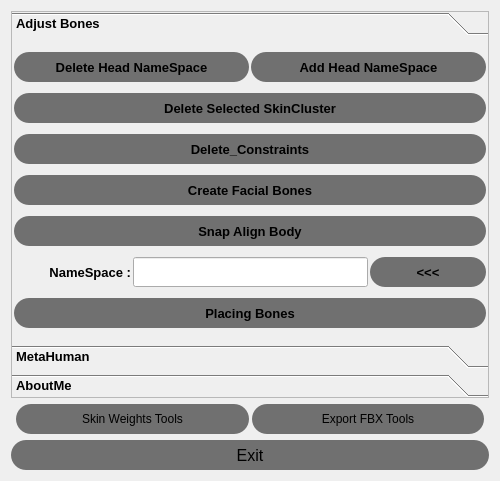
<?xml version="1.0" encoding="UTF-8"?>
<ui version="4.0">
 <class>Form_adjust_Bones</class>
 <widget class="QWidget" name="Form_adjust_Bones">
  <property name="geometry">
   <rect>
    <x>0</x>
    <y>0</y>
    <width>500</width>
    <height>481</height>
   </rect>
  </property>
  <property name="windowTitle">
   <string>Rigging By MetaHuman Tools</string>
  </property>
  <layout class="QGridLayout" name="gridLayout_2">
   <item row="1" column="0">
    <layout class="QGridLayout" name="gridLayout_8">
     <property name="leftMargin">
      <number>5</number>
     </property>
     <property name="rightMargin">
      <number>5</number>
     </property>
     <property name="horizontalSpacing">
      <number>3</number>
     </property>
     <item row="0" column="1">
      <widget class="QPushButton" name="pushButton_exportFbxTool">
       <property name="minimumSize">
        <size>
         <width>0</width>
         <height>30</height>
        </size>
       </property>
       <property name="styleSheet">
        <string notr="true">QPushButton {
    background-color: #707070; /* 默认背景颜色 */
	border-width: 0px;
	border-radius: 15px;
}

QPushButton:hover {
    background-color: rgba(0,0,200,60); /* 鼠标悬停颜色 */
}

QPushButton:pressed {
    background-color: rgba(0,0,0,180); /* 鼠标点击颜色 */
}
</string>
       </property>
       <property name="text">
        <string>Export FBX Tools</string>
       </property>
      </widget>
     </item>
     <item row="0" column="0">
      <widget class="QPushButton" name="pushButton_skinWeightsTool">
       <property name="minimumSize">
        <size>
         <width>0</width>
         <height>30</height>
        </size>
       </property>
       <property name="styleSheet">
        <string notr="true">QPushButton {
    background-color: #707070; /* 默认背景颜色 */
	border-width: 0px;
	border-radius: 15px;
}

QPushButton:hover {
    background-color: rgba(0,0,200,60); /* 鼠标悬停颜色 */
}

QPushButton:pressed {
    background-color: rgba(0,0,0,180); /* 鼠标点击颜色 */
}
</string>
       </property>
       <property name="text">
        <string>Skin Weights Tools</string>
       </property>
      </widget>
     </item>
    </layout>
   </item>
   <item row="0" column="0">
    <widget class="QToolBox" name="toolBox_RiggingTools">
     <property name="font">
      <font>
       <pointsize>10</pointsize>
       <weight>75</weight>
       <bold>true</bold>
      </font>
     </property>
     <property name="frameShape">
      <enum>QFrame::StyledPanel</enum>
     </property>
     <property name="frameShadow">
      <enum>QFrame::Sunken</enum>
     </property>
     <property name="currentIndex">
      <number>0</number>
     </property>
     <widget class="QWidget" name="page_adjust_Bones">
      <property name="geometry">
       <rect>
        <x>0</x>
        <y>0</y>
        <width>480</width>
        <height>297</height>
       </rect>
      </property>
      <property name="font">
       <font>
        <pointsize>10</pointsize>
        <weight>75</weight>
        <bold>true</bold>
       </font>
      </property>
      <attribute name="label">
       <string>Adjust Bones</string>
      </attribute>
      <layout class="QGridLayout" name="gridLayout">
       <property name="leftMargin">
        <number>2</number>
       </property>
       <property name="topMargin">
        <number>2</number>
       </property>
       <property name="rightMargin">
        <number>2</number>
       </property>
       <property name="bottomMargin">
        <number>2</number>
       </property>
       <property name="spacing">
        <number>2</number>
       </property>
       <item row="0" column="0" colspan="2">
        <widget class="QPushButton" name="pushButton_delete_nameSpace">
         <property name="minimumSize">
          <size>
           <width>0</width>
           <height>30</height>
          </size>
         </property>
         <property name="font">
          <font>
           <pointsize>10</pointsize>
           <weight>75</weight>
           <bold>true</bold>
          </font>
         </property>
         <property name="toolTip">
          <string>删除空间名称（DHIhead）</string>
         </property>
         <property name="styleSheet">
          <string notr="true">QPushButton {
    background-color: #707070; /* 默认背景颜色 */
	border-width: 0px;
	border-radius: 15px;
}

QPushButton:hover {
    background-color: rgba(0,0,200,60); /* 鼠标悬停颜色 */
}

QPushButton:pressed {
    background-color: rgba(0,0,0,180); /* 鼠标点击颜色 */
}
</string>
         </property>
         <property name="text">
          <string>Delete Head NameSpace</string>
         </property>
        </widget>
       </item>
       <item row="0" column="2" colspan="2">
        <widget class="QPushButton" name="pushButton_add_nameSpace">
         <property name="minimumSize">
          <size>
           <width>0</width>
           <height>30</height>
          </size>
         </property>
         <property name="font">
          <font>
           <pointsize>10</pointsize>
           <weight>75</weight>
           <bold>true</bold>
          </font>
         </property>
         <property name="toolTip">
          <string>删除空间名称（DHIhead）</string>
         </property>
         <property name="styleSheet">
          <string notr="true">QPushButton {
    background-color: #707070; /* 默认背景颜色 */
	border-width: 0px;
	border-radius: 15px;
}

QPushButton:hover {
    background-color: rgba(0,0,200,60); /* 鼠标悬停颜色 */
}

QPushButton:pressed {
    background-color: rgba(0,0,0,180); /* 鼠标点击颜色 */
}
</string>
         </property>
         <property name="text">
          <string>Add Head NameSpace</string>
         </property>
        </widget>
       </item>
       <item row="1" column="0" colspan="4">
        <widget class="QPushButton" name="pushButton_delete_selected_skinCluster">
         <property name="minimumSize">
          <size>
           <width>0</width>
           <height>30</height>
          </size>
         </property>
         <property name="font">
          <font>
           <pointsize>10</pointsize>
           <weight>75</weight>
           <bold>true</bold>
          </font>
         </property>
         <property name="toolTip">
          <string>删除选择模型的Skin Cluster</string>
         </property>
         <property name="styleSheet">
          <string notr="true">QPushButton {
    background-color: #707070; /* 默认背景颜色 */
	border-width: 0px;
	border-radius: 15px;
}

QPushButton:hover {
    background-color: rgba(0,0,200,60); /* 鼠标悬停颜色 */
}

QPushButton:pressed {
    background-color: rgba(0,0,0,180); /* 鼠标点击颜色 */
}
</string>
         </property>
         <property name="text">
          <string>Delete Selected SkinCluster</string>
         </property>
        </widget>
       </item>
       <item row="2" column="0" colspan="4">
        <widget class="QPushButton" name="pushButton_delete_constraints">
         <property name="minimumSize">
          <size>
           <width>0</width>
           <height>30</height>
          </size>
         </property>
         <property name="font">
          <font>
           <pointsize>10</pointsize>
           <weight>75</weight>
           <bold>true</bold>
          </font>
         </property>
         <property name="styleSheet">
          <string notr="true">QPushButton {
    background-color: #707070; /* 默认背景颜色 */
	border-width: 0px;
	border-radius: 15px;
}

QPushButton:hover {
    background-color: rgba(0,0,200,60); /* 鼠标悬停颜色 */
}

QPushButton:pressed {
    background-color: rgba(0,0,0,180); /* 鼠标点击颜色 */
}
</string>
         </property>
         <property name="text">
          <string>Delete_Constraints</string>
         </property>
        </widget>
       </item>
       <item row="3" column="0" colspan="4">
        <widget class="QPushButton" name="pushButton_createFacialBones">
         <property name="minimumSize">
          <size>
           <width>0</width>
           <height>30</height>
          </size>
         </property>
         <property name="font">
          <font>
           <pointsize>10</pointsize>
           <weight>75</weight>
           <bold>true</bold>
          </font>
         </property>
         <property name="styleSheet">
          <string notr="true">QPushButton {
    background-color: #707070; /* 默认背景颜色 */
	border-width: 0px;
	border-radius: 15px;
}

QPushButton:hover {
    background-color: rgba(0,0,200,60); /* 鼠标悬停颜色 */
}

QPushButton:pressed {
    background-color: rgba(0,0,0,180); /* 鼠标点击颜色 */
}
</string>
         </property>
         <property name="text">
          <string>Create Facial Bones</string>
         </property>
        </widget>
       </item>
       <item row="4" column="0" colspan="4">
        <widget class="QPushButton" name="pushButton_snapAlignBody">
         <property name="minimumSize">
          <size>
           <width>0</width>
           <height>30</height>
          </size>
         </property>
         <property name="font">
          <font>
           <pointsize>10</pointsize>
           <weight>75</weight>
           <bold>true</bold>
          </font>
         </property>
         <property name="styleSheet">
          <string notr="true">QPushButton {
    background-color: #707070; /* 默认背景颜色 */
	border-width: 0px;
	border-radius: 15px;
}

QPushButton:hover {
    background-color: rgba(0,0,200,60); /* 鼠标悬停颜色 */
}

QPushButton:pressed {
    background-color: rgba(0,0,0,180); /* 鼠标点击颜色 */
}
</string>
         </property>
         <property name="text">
          <string>Snap Align Body</string>
         </property>
        </widget>
       </item>
       <item row="5" column="0">
        <widget class="QLabel" name="label_4">
         <property name="minimumSize">
          <size>
           <width>0</width>
           <height>30</height>
          </size>
         </property>
         <property name="text">
          <string>NameSpace :</string>
         </property>
         <property name="alignment">
          <set>Qt::AlignRight|Qt::AlignTrailing|Qt::AlignVCenter</set>
         </property>
        </widget>
       </item>
       <item row="5" column="1" colspan="2">
        <widget class="QLineEdit" name="lineEdit_nameSpace">
         <property name="minimumSize">
          <size>
           <width>0</width>
           <height>30</height>
          </size>
         </property>
        </widget>
       </item>
       <item row="5" column="3">
        <widget class="QPushButton" name="pushButton_loadNameSpace">
         <property name="minimumSize">
          <size>
           <width>80</width>
           <height>30</height>
          </size>
         </property>
         <property name="font">
          <font>
           <pointsize>10</pointsize>
           <weight>75</weight>
           <bold>true</bold>
          </font>
         </property>
         <property name="styleSheet">
          <string notr="true">QPushButton {
    background-color: #707070; /* 默认背景颜色 */
	border-width: 0px;
	border-radius: 15px;
}

QPushButton:hover {
    background-color: rgba(0,0,200,60); /* 鼠标悬停颜色 */
}

QPushButton:pressed {
    background-color: rgba(0,0,0,180); /* 鼠标点击颜色 */
}
</string>
         </property>
         <property name="text">
          <string>&lt;&lt;&lt;</string>
         </property>
        </widget>
       </item>
       <item row="6" column="0" colspan="4">
        <widget class="QPushButton" name="pushButton_placBones">
         <property name="minimumSize">
          <size>
           <width>0</width>
           <height>30</height>
          </size>
         </property>
         <property name="font">
          <font>
           <pointsize>10</pointsize>
           <weight>75</weight>
           <bold>true</bold>
          </font>
         </property>
         <property name="styleSheet">
          <string notr="true">QPushButton {
    background-color: #707070; /* 默认背景颜色 */
	border-width: 0px;
	border-radius: 15px;
}

QPushButton:hover {
    background-color: rgba(0,0,200,60); /* 鼠标悬停颜色 */
}

QPushButton:pressed {
    background-color: rgba(0,0,0,180); /* 鼠标点击颜色 */
}
</string>
         </property>
         <property name="text">
          <string>Placing Bones</string>
         </property>
        </widget>
       </item>
      </layout>
     </widget>
     <widget class="QWidget" name="page_MetaHuman">
      <property name="geometry">
       <rect>
        <x>0</x>
        <y>0</y>
        <width>480</width>
        <height>297</height>
       </rect>
      </property>
      <property name="font">
       <font>
        <pointsize>10</pointsize>
        <weight>75</weight>
        <bold>true</bold>
       </font>
      </property>
      <attribute name="label">
       <string>MetaHuman</string>
      </attribute>
      <layout class="QGridLayout" name="gridLayout_3">
       <property name="leftMargin">
        <number>2</number>
       </property>
       <property name="topMargin">
        <number>2</number>
       </property>
       <property name="rightMargin">
        <number>2</number>
       </property>
       <property name="bottomMargin">
        <number>2</number>
       </property>
       <property name="spacing">
        <number>2</number>
       </property>
       <item row="0" column="0">
        <widget class="QLabel" name="label">
         <property name="text">
          <string>MetaHuman Path :</string>
         </property>
         <property name="alignment">
          <set>Qt::AlignRight|Qt::AlignTrailing|Qt::AlignVCenter</set>
         </property>
        </widget>
       </item>
       <item row="0" column="1">
        <widget class="QLineEdit" name="lineEdit_MetaHumanPath">
         <property name="minimumSize">
          <size>
           <width>0</width>
           <height>30</height>
          </size>
         </property>
         <property name="text">
          <string>C:/MetaHuman-DNA-Calibration-main</string>
         </property>
        </widget>
       </item>
       <item row="0" column="2">
        <widget class="QPushButton" name="pushButton_LoadMetaHumanPath">
         <property name="minimumSize">
          <size>
           <width>0</width>
           <height>30</height>
          </size>
         </property>
         <property name="font">
          <font>
           <pointsize>10</pointsize>
           <weight>75</weight>
           <bold>true</bold>
          </font>
         </property>
         <property name="styleSheet">
          <string notr="true">QPushButton {
    background-color: #707070; /* 默认背景颜色 */
	border-width: 0px;
	border-radius: 15px;
}

QPushButton:hover {
    background-color: rgba(0,0,200,60); /* 鼠标悬停颜色 */
}

QPushButton:pressed {
    background-color: rgba(0,0,0,180); /* 鼠标点击颜色 */
}
</string>
         </property>
         <property name="text">
          <string>&lt;&lt;&lt;</string>
         </property>
        </widget>
       </item>
       <item row="1" column="0">
        <widget class="QLabel" name="label_2">
         <property name="text">
          <string>DNA :</string>
         </property>
         <property name="alignment">
          <set>Qt::AlignRight|Qt::AlignTrailing|Qt::AlignVCenter</set>
         </property>
        </widget>
       </item>
       <item row="1" column="1">
        <widget class="QLineEdit" name="lineEdit_dnaPath">
         <property name="minimumSize">
          <size>
           <width>0</width>
           <height>30</height>
          </size>
         </property>
        </widget>
       </item>
       <item row="1" column="2">
        <widget class="QPushButton" name="pushButton_LoadDNAPath">
         <property name="minimumSize">
          <size>
           <width>0</width>
           <height>30</height>
          </size>
         </property>
         <property name="font">
          <font>
           <pointsize>10</pointsize>
           <weight>75</weight>
           <bold>true</bold>
          </font>
         </property>
         <property name="styleSheet">
          <string notr="true">QPushButton {
    background-color: #707070; /* 默认背景颜色 */
	border-width: 0px;
	border-radius: 15px;
}

QPushButton:hover {
    background-color: rgba(0,0,200,60); /* 鼠标悬停颜色 */
}

QPushButton:pressed {
    background-color: rgba(0,0,0,180); /* 鼠标点击颜色 */
}
</string>
         </property>
         <property name="text">
          <string>&lt;&lt;&lt;</string>
         </property>
        </widget>
       </item>
       <item row="2" column="0">
        <widget class="QLabel" name="label_3">
         <property name="text">
          <string>Character Name :</string>
         </property>
         <property name="alignment">
          <set>Qt::AlignRight|Qt::AlignTrailing|Qt::AlignVCenter</set>
         </property>
        </widget>
       </item>
       <item row="2" column="1">
        <widget class="QLineEdit" name="lineEdit_characterName">
         <property name="minimumSize">
          <size>
           <width>0</width>
           <height>30</height>
          </size>
         </property>
         <property name="alignment">
          <set>Qt::AlignBottom|Qt::AlignLeading|Qt::AlignLeft</set>
         </property>
        </widget>
       </item>
       <item row="2" column="2">
        <widget class="QPushButton" name="pushButton_saveDNA">
         <property name="minimumSize">
          <size>
           <width>80</width>
           <height>30</height>
          </size>
         </property>
         <property name="font">
          <font>
           <pointsize>10</pointsize>
           <weight>75</weight>
           <bold>true</bold>
          </font>
         </property>
         <property name="statusTip">
          <string/>
         </property>
         <property name="styleSheet">
          <string notr="true">QPushButton {
    background-color: #707070; /* 默认背景颜色 */
	border-width: 0px;
	border-radius: 15px;
}

QPushButton:hover {
    background-color: rgba(0,0,200,60); /* 鼠标悬停颜色 */
}

QPushButton:pressed {
    background-color: rgba(0,0,0,180); /* 鼠标点击颜色 */
}
</string>
         </property>
         <property name="text">
          <string>Save DNA</string>
         </property>
        </widget>
       </item>
       <item row="3" column="0" colspan="3">
        <widget class="Line" name="line_2">
         <property name="orientation">
          <enum>Qt::Horizontal</enum>
         </property>
        </widget>
       </item>
       <item row="4" column="0" colspan="3">
        <widget class="QPushButton" name="pushButton_remove_joints">
         <property name="minimumSize">
          <size>
           <width>0</width>
           <height>30</height>
          </size>
         </property>
         <property name="styleSheet">
          <string notr="true">QPushButton {
    background-color: #707070; /* 默认背景颜色 */
	border-width: 0px;
	border-radius: 15px;
}

QPushButton:hover {
    background-color: rgba(0,0,200,60); /* 鼠标悬停颜色 */
}

QPushButton:pressed {
    background-color: rgba(0,0,0,180); /* 鼠标点击颜色 */
}
</string>
         </property>
         <property name="text">
          <string>Remove Joints</string>
         </property>
        </widget>
       </item>
       <item row="5" column="0" colspan="3">
        <widget class="Line" name="line">
         <property name="orientation">
          <enum>Qt::Horizontal</enum>
         </property>
        </widget>
       </item>
       <item row="6" column="0" colspan="3">
        <widget class="QLabel" name="label_Bones">
         <property name="font">
          <font>
           <pointsize>10</pointsize>
           <weight>75</weight>
           <bold>true</bold>
          </font>
         </property>
         <property name="text">
          <string>Joints</string>
         </property>
         <property name="alignment">
          <set>Qt::AlignCenter</set>
         </property>
        </widget>
       </item>
       <item row="7" column="0" colspan="3">
        <widget class="QListWidget" name="listWidget_BonesList">
         <property name="selectionMode">
          <enum>QAbstractItemView::ExtendedSelection</enum>
         </property>
        </widget>
       </item>
      </layout>
     </widget>
     <widget class="QWidget" name="page_AboutMe">
      <property name="geometry">
       <rect>
        <x>0</x>
        <y>0</y>
        <width>480</width>
        <height>297</height>
       </rect>
      </property>
      <attribute name="label">
       <string>AboutMe</string>
      </attribute>
      <layout class="QGridLayout" name="gridLayout_7">
       <property name="leftMargin">
        <number>0</number>
       </property>
       <property name="topMargin">
        <number>0</number>
       </property>
       <property name="rightMargin">
        <number>0</number>
       </property>
       <property name="bottomMargin">
        <number>0</number>
       </property>
       <property name="spacing">
        <number>0</number>
       </property>
       <item row="0" column="0">
        <widget class="QLabel" name="label_5">
         <property name="minimumSize">
          <size>
           <width>0</width>
           <height>35</height>
          </size>
         </property>
         <property name="font">
          <font>
           <pointsize>10</pointsize>
           <weight>75</weight>
           <bold>true</bold>
          </font>
         </property>
         <property name="styleSheet">
          <string notr="true">background-color:rgb(134, 110, 255);
color: rgb(0, 0, 0);</string>
         </property>
         <property name="text">
          <string>Please contact me if you have any questions!
QQ&amp;&amp;WeChat: 370871841</string>
         </property>
         <property name="alignment">
          <set>Qt::AlignCenter</set>
         </property>
        </widget>
       </item>
      </layout>
     </widget>
    </widget>
   </item>
   <item row="2" column="0">
    <widget class="QPushButton" name="pushButton_exit">
     <property name="minimumSize">
      <size>
       <width>0</width>
       <height>30</height>
      </size>
     </property>
     <property name="font">
      <font>
       <pointsize>12</pointsize>
      </font>
     </property>
     <property name="styleSheet">
      <string notr="true">QPushButton {
    background-color: #707070; /* 默认背景颜色 */
	border-width: 0px;
	border-radius: 15px;
}

QPushButton:hover {
    background-color: rgba(0,0,200,60); /* 鼠标悬停颜色 */
}

QPushButton:pressed {
    background-color: rgba(0,0,0,180); /* 鼠标点击颜色 */
}
</string>
     </property>
     <property name="text">
      <string>Exit</string>
     </property>
    </widget>
   </item>
  </layout>
 </widget>
 <resources/>
 <connections>
  <connection>
   <sender>pushButton_exit</sender>
   <signal>clicked()</signal>
   <receiver>Form_adjust_Bones</receiver>
   <slot>close()</slot>
   <hints>
    <hint type="sourcelabel">
     <x>246</x>
     <y>334</y>
    </hint>
    <hint type="destinationlabel">
     <x>250</x>
     <y>367</y>
    </hint>
   </hints>
  </connection>
 </connections>
</ui>
